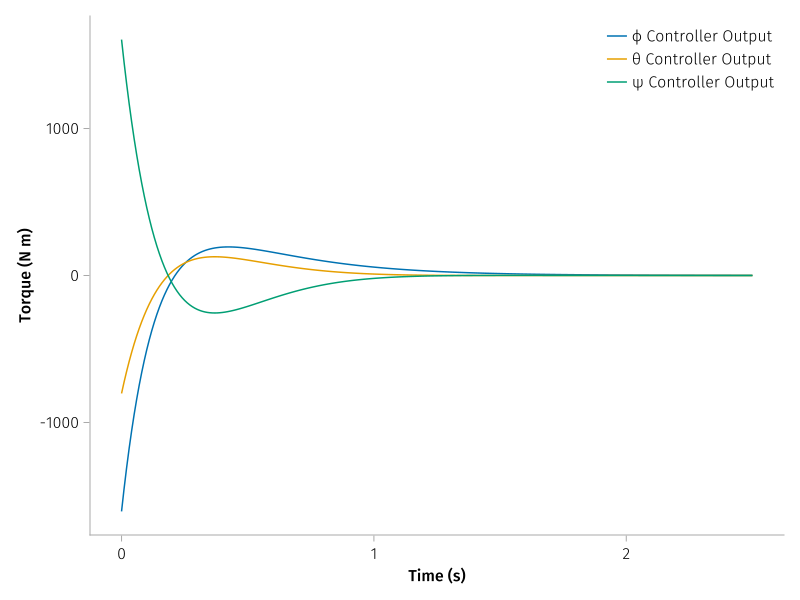

Julia code for this plot:
# This file was generated, do not modify it. # hide
fig4 = Figure()
ax4 = Axis(fig4[1,1], xlabel="Time (s)", ylabel="Torque (N m)")

lines!(
    ax4, times_ctrl, ctrl_sol_interp[ctrl_spacecraft.x_flange_a.tau],
    label="ϕ Controller Output"
)

lines!(
    ax4, times_ctrl, ctrl_sol_interp[ctrl_spacecraft.y_flange_a.tau],
    label="θ Controller Output"
)

lines!(
    ax4, times_ctrl, ctrl_sol_interp[ctrl_spacecraft.z_flange_a.tau],
    label="ψ Controller Output"
)

axislegend(ax4)

fig4
save("assets/posts/acausal-sadc-modelling/code/torque-vis.svg", fig4) #hide